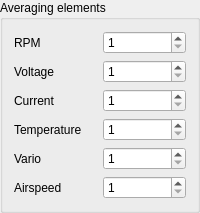
                 <widget class="QGroupBox" name="gbAverage">
                  <property name="enabled">
                   <bool>true</bool>
                  </property>
                  <property name="title">
                   <string>Averaging elements</string>
                  </property>
                  <layout class="QGridLayout" name="gridLayout_6">
                   <item row="3" column="0">
                    <widget class="QLabel" name="lbTemperatureAvg">
                     <property name="enabled">
                      <bool>true</bool>
                     </property>
                     <property name="text">
                      <string>Temperature</string>
                     </property>
                    </widget>
                   </item>
                   <item row="1" column="0">
                    <widget class="QLabel" name="lbVoltageAvg">
                     <property name="enabled">
                      <bool>true</bool>
                     </property>
                     <property name="text">
                      <string>Voltage</string>
                     </property>
                    </widget>
                   </item>
                   <item row="4" column="1">
                    <widget class="QSpinBox" name="sbVarioAvg">
                     <property name="enabled">
                      <bool>true</bool>
                     </property>
                     <property name="minimum">
                      <number>1</number>
                     </property>
                     <property name="maximum">
                      <number>16</number>
                     </property>
                    </widget>
                   </item>
                   <item row="0" column="0">
                    <widget class="QLabel" name="lbRpmAvg">
                     <property name="enabled">
                      <bool>true</bool>
                     </property>
                     <property name="text">
                      <string>RPM</string>
                     </property>
                    </widget>
                   </item>
                   <item row="5" column="1">
                    <widget class="QSpinBox" name="sbAirspeedAvg">
                     <property name="enabled">
                      <bool>true</bool>
                     </property>
                     <property name="minimum">
                      <number>1</number>
                     </property>
                     <property name="maximum">
                      <number>16</number>
                     </property>
                    </widget>
                   </item>
                   <item row="5" column="0">
                    <widget class="QLabel" name="lbAirspeedAvg">
                     <property name="enabled">
                      <bool>true</bool>
                     </property>
                     <property name="text">
                      <string>Airspeed</string>
                     </property>
                    </widget>
                   </item>
                   <item row="4" column="0">
                    <widget class="QLabel" name="lbVarioAvg">
                     <property name="enabled">
                      <bool>true</bool>
                     </property>
                     <property name="text">
                      <string>Vario</string>
                     </property>
                    </widget>
                   </item>
                   <item row="2" column="1">
                    <widget class="QSpinBox" name="sbCurrentAvg">
                     <property name="enabled">
                      <bool>true</bool>
                     </property>
                     <property name="minimum">
                      <number>1</number>
                     </property>
                     <property name="maximum">
                      <number>16</number>
                     </property>
                     <property name="value">
                      <number>1</number>
                     </property>
                    </widget>
                   </item>
                   <item row="1" column="1">
                    <widget class="QSpinBox" name="sbVoltageAvg">
                     <property name="enabled">
                      <bool>true</bool>
                     </property>
                     <property name="minimum">
                      <number>1</number>
                     </property>
                     <property name="maximum">
                      <number>16</number>
                     </property>
                     <property name="value">
                      <number>1</number>
                     </property>
                    </widget>
                   </item>
                   <item row="0" column="1">
                    <widget class="QSpinBox" name="sbRpmAvg">
                     <property name="enabled">
                      <bool>true</bool>
                     </property>
                     <property name="minimum">
                      <number>1</number>
                     </property>
                     <property name="maximum">
                      <number>16</number>
                     </property>
                     <property name="value">
                      <number>1</number>
                     </property>
                    </widget>
                   </item>
                   <item row="2" column="0">
                    <widget class="QLabel" name="lbCurrentAvg">
                     <property name="enabled">
                      <bool>true</bool>
                     </property>
                     <property name="text">
                      <string>Current</string>
                     </property>
                    </widget>
                   </item>
                   <item row="3" column="1">
                    <widget class="QSpinBox" name="sbTemperatureAvg">
                     <property name="enabled">
                      <bool>true</bool>
                     </property>
                     <property name="minimum">
                      <number>1</number>
                     </property>
                     <property name="maximum">
                      <number>16</number>
                     </property>
                     <property name="value">
                      <number>1</number>
                     </property>
                    </widget>
                   </item>
                  </layout>
                 </widget>
